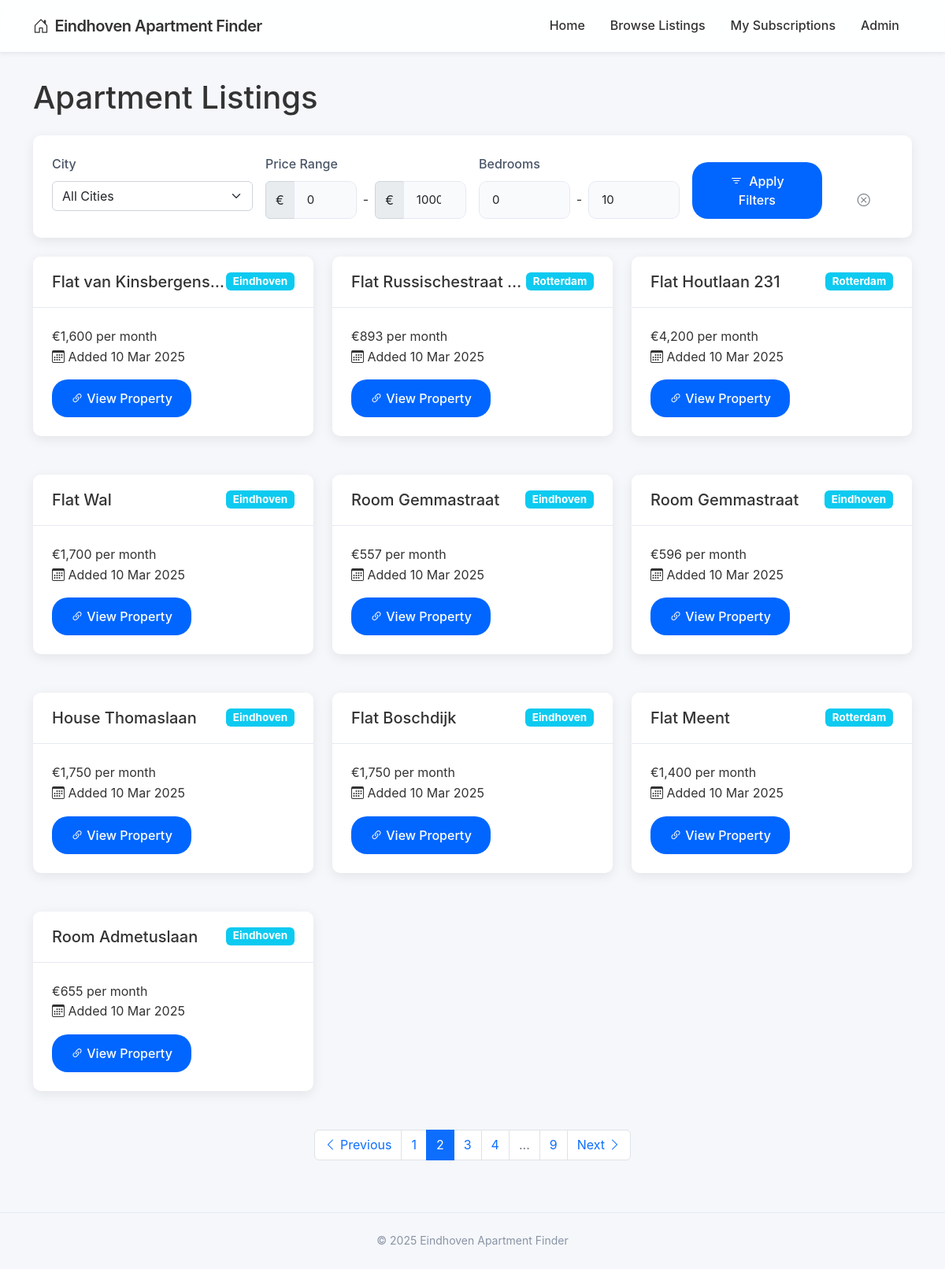
Page /browse_listings?page=2&min_price=0&max_price=10000&min_bedrooms=0&max_bedrooms=10&city_id= on the committed database.
### app/models.py (models this page shows, shortened)
class Listing(db.Model):
    id = db.Column(db.Integer, primary_key=True)
    title = db.Column(db.String(200), nullable=False)
    price = db.Column(db.Integer, nullable=False)
    price_text = db.Column(db.String(50), nullable=False)
    url = db.Column(db.String(500), nullable=False, unique=True)
    address = db.Column(db.String(200), nullable=True)
    bedrooms = db.Column(db.Integer, nullable=True)
    area = db.Column(db.Integer, nullable=True)
    specs = db.Column(db.Text, nullable=True)
    date_found = db.Column(db.DateTime, default=datetime.utcnow)
    notified = db.Column(db.Boolean, default=False)
    subscription_id = db.Column(db.Integer, db.ForeignKey('subscription.id'), nullable=True)
    city_id = db.Column(db.Integer, db.ForeignKey('city.id'), nullable=False)

class City(db.Model):
    id = db.Column(db.Integer, primary_key=True)
    name = db.Column(db.String(50), nullable=False, unique=True)
    url_name = db.Column(db.String(50), nullable=False, unique=True)  # For use in URLs
    base_url = db.Column(db.String(200), nullable=False)  # Base URL for scraping
    active = db.Column(db.Boolean, default=True)
    created_at = db.Column(db.DateTime, default=datetime.utcnow)
    subscriptions = db.relationship('Subscription', backref='city', lazy='dynamic')
    listings = db.relationship('Listing', backref='city', lazy='dynamic')

### app/routes.py (the view)
@main_bp.route('/browse_listings')
def browse_listings():
    page = request.args.get('page', 1, type=int)
    min_price = request.args.get('min_price', 0, type=int)
    max_price = request.args.get('max_price', 10000, type=int)
    min_bedrooms = request.args.get('min_bedrooms', 0, type=int)
    max_bedrooms = request.args.get('max_bedrooms', 10, type=int)
    query = Listing.query
    if min_price > 0:
        query = query.filter(Listing.price >= min_price)
    if max_price < 10000:
        query = query.filter(Listing.price <= max_price)
    if min_bedrooms > 0:
        query = query.filter(Listing.bedrooms >= min_bedrooms)
    if max_bedrooms < 10:
        query = query.filter(Listing.bedrooms <= max_bedrooms)
    listings = query.order_by(Listing.date_found.desc()).paginate(
        page=page, per_page=10, error_out=False)
    return render_template('listings.html', listings=listings,
                          min_price=min_price, max_price=max_price,
                          min_bedrooms=min_bedrooms, max_bedrooms=max_bedrooms)

### app/routes.py (called while the page is built)
@main_bp.before_request
def before_request():
    g.now = datetime.now()

### app/templates/listings.html (shortened to what this page needs)
{% extends "base.html" %}
{% block content %}
<div class="row">
    <div class="col-md-12">
        <h1 class="mb-4">Apartment Listings</h1>
        <div class="card mb-4">
            <div class="card-body">
                <form action="{{ url_for('main.browse_listings') }}" method="GET">
                    <div class="row g-3">
                        <div class="col-md-3">
                            <label class="form-label">City</label>
                            <select name="city_id" class="form-select">
                                <option value="">All Cities</option>
                            </select>
                        </div>
                        <div class="col-md-3">
                            <label class="form-label">Price Range</label>
                            <div class="d-flex align-items-center">
                                <div class="input-group">
                                    <span class="input-group-text">€</span>
                                    <input type="number" name="min_price" class="form-control" value="{{ min_price }}" placeholder="Min">
                                </div>
                                <span class="mx-2">-</span>
                                <div class="input-group">
                                    <span class="input-group-text">€</span>
                                    <input type="number" name="max_price" class="form-control" value="{{ max_price }}" placeholder="Max">
                                </div>
                            </div>
                        </div>
                        <div class="col-md-3">
                            <label class="form-label">Bedrooms</label>
                            <div class="d-flex align-items-center">
                                <input type="number" name="min_bedrooms" class="form-control" value="{{ min_bedrooms }}" placeholder="Min">
                                <span class="mx-2">-</span>
                                <input type="number" name="max_bedrooms" class="form-control" value="{{ max_bedrooms }}" placeholder="Max">
                            </div>
                        </div>
                        <div class="col-md-2 d-flex align-items-end">
                            <button type="submit" class="btn btn-primary w-100">
                                <i class="bi bi-filter me-1"></i> Apply Filters
                            </button>
                        </div>
                        <div class="col-md-1 d-flex align-items-end">
                            <a href="{{ url_for('main.browse_listings') }}" class="btn btn-outline-secondary w-100">
                                <i class="bi bi-x-circle"></i>
                            </a>
                        </div>
                    </div>
                </form>
            </div>
        </div>
        {% if listings.items %}
            <div class="row">
                {% for listing in listings.items %}
                    <div class="col-md-6 col-lg-4 mb-4">
                        <div class="card listing-card">
                            <div class="card-header">
                                <span class="badge bg-info float-end">{{ listing.city.name }}</span>
                                <h5 class="card-title mb-0 text-truncate">{{ listing.title }}</h5>
                            </div>
                            <div class="card-body">
                                <div class="listing-price">{{ listing.price_text }}</div>
                                <div class="listing-date">
                                    <i class="bi bi-calendar3"></i> Added {{ listing.date_found.strftime('%d %b %Y') }}
                                </div>
                                <a href="{{ listing.url }}" target="_blank" class="btn btn-primary mt-3">
                                    <i class="bi bi-link-45deg"></i> View Property
                                </a>
                            </div>
                        </div>
                    </div>
                {% endfor %}
            </div>
            <nav aria-label="Listings pagination">
                <ul class="pagination justify-content-center">
                    {% if listings.has_prev %}
                        <li class="page-item">
                            <a class="page-link" href="{{ url_for('main.browse_listings', page=listings.prev_num, min_price=min_price, max_price=max_price, min_bedrooms=min_bedrooms, max_bedrooms=max_bedrooms, city_id=city_id) }}">
                                <i class="bi bi-chevron-left"></i> Previous
                            </a>
                        </li>
                    {% else %}
                        <li class="page-item disabled">
                            <span class="page-link">
                                <i class="bi bi-chevron-left"></i> Previous
                            </span>
                        </li>
                    {% endif %}
                    {% for page_num in listings.iter_pages(left_edge=1, right_edge=1, left_current=1, right_current=2) %}
                        {% if page_num %}
                            {% if page_num == listings.page %}
                                <li class="page-item active">
                                    <span class="page-link">{{ page_num }}</span>
                                </li>
                            {% else %}
                                <li class="page-item">
                                    <a class="page-link" href="{{ url_for('main.browse_listings', page=page_num, min_price=min_price, max_price=max_price, min_bedrooms=min_bedrooms, max_bedrooms=max_bedrooms, city_id=city_id) }}">{{ page_num }}</a>
                                </li>
                            {% endif %}
                        {% else %}
                            <li class="page-item disabled">
                                <span class="page-link">...</span>
                            </li>
                        {% endif %}
                    {% endfor %}
                    {% if listings.has_next %}
                        <li class="page-item">
                            <a class="page-link" href="{{ url_for('main.browse_listings', page=listings.next_num, min_price=min_price, max_price=max_price, min_bedrooms=min_bedrooms, max_bedrooms=max_bedrooms, city_id=city_id) }}">
                                Next <i class="bi bi-chevron-right"></i>
                            </a>
                        </li>
                    {% else %}
                        <li class="page-item disabled">
                            <span class="page-link">
                                Next <i class="bi bi-chevron-right"></i>
                            </span>
                        </li>
                    {% endif %}
                </ul>
            </nav>
        {% else %}
            <div class="alert alert-info">
                <i class="bi bi-info-circle me-2"></i> No listings found matching your criteria.
            </div>
        {% endif %}
    </div>
</div>
{% endblock %}

### app/static/css/main.css (style rules this page uses)
:root { --primary-color: #0066ff; --primary-hover: #0052cc; --background-color: #f5f7fa; --card-color: #ffffff; --text-color: #333333; --muted-color: #8a94a6; --border-color: #e5e9f2; --success-color: #00c853; --error-color: #ff3b30; --shadow-sm: 0 2px 5px rgba(0, 0, 0, 0.05); --shadow-md: 0 4px 15px rgba(0, 0, 0, 0.08); --radius-sm: 6px; --radius-md: 10px; --radius-lg: 20px; --transition: all 0.2s ease; }
body { font-family: -apple-system, BlinkMacSystemFont, 'Segoe UI', Roboto, Helvetica, Arial, sans-serif; background-color: var(--background-color); color: var(--text-color); line-height: 1.6; -webkit-font-smoothing: antialiased; }
.card { border: none; border-radius: var(--radius-md); box-shadow: var(--shadow-md); transition: var(--transition); margin-bottom: 25px; overflow: hidden; background-color: var(--card-color); }
.card-header { background-color: var(--card-color); border-bottom: 1px solid var(--border-color); padding: 20px 24px; font-weight: 600; font-size: 18px; }
.card-body { padding: 24px; }
.btn { border-radius: var(--radius-lg); padding: 12px 24px; font-weight: 500; transition: var(--transition); border: none; }
.btn-primary { background-color: var(--primary-color); color: white; }
.form-control { border-radius: var(--radius-md); border: 1px solid var(--border-color); padding: 12px 16px; font-size: 15px; transition: var(--transition); box-shadow: none; background-color: #f9fafc; }
.form-label { font-weight: 500; margin-bottom: 8px; color: #4a5568; }

### rows in the picture
Listing: city.name "Eindhoven", title "Flat van Kinsbergens…", price_text "€1,600 per month", date_found "10 Mar 2025"
Listing: city.name "Rotterdam", title "Flat Russischestraat…", price_text "€893 per month", date_found "10 Mar 2025"
Listing: city.name "Rotterdam", title "Flat Houtlaan 231", price_text "€4,200 per month", date_found "10 Mar 2025"
Listing: city.name "Eindhoven", title "Flat Wal", price_text "€1,700 per month", date_found "10 Mar 2025"
Listing: city.name "Eindhoven", title "Room Gemmastraat", price_text "€557 per month", date_found "10 Mar 2025"
Listing: city.name "Eindhoven", title "Room Gemmastraat", price_text "€596 per month", date_found "10 Mar 2025"
Listing: city.name "Eindhoven", title "House Thomaslaan", price_text "€1,750 per month", date_found "10 Mar 2025"
Listing: city.name "Eindhoven", title "Flat Boschdijk", price_text "€1,750 per month", date_found "10 Mar 2025"
Listing: city.name "Rotterdam", title "Flat Meent", price_text "€1,400 per month", date_found "10 Mar 2025"
Listing: city.name "Eindhoven", title "Room Admetuslaan", price_text "€655 per month", date_found "10 Mar 2025"

### other values in the picture
{{ page_num }} "1" "3" "4" "9"
{{ page_num }} "2"
{{ g.now.year }} "2025"
